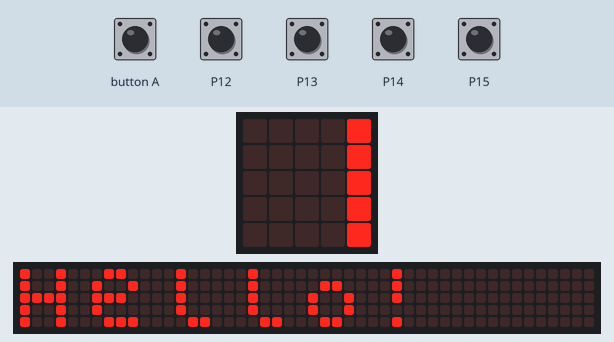
The program below on a simulated BBC micro:bit (MakeCode). On the bench: the board's 5×5 LED display, a strip that is not on the board, showing the scrolling text unrolled. The test bench sets the inputs (shaded band); at power-on: P12–15 HIGH. No radio messages arrive unless stated (any console line starting 'radio sent:' is added by the test bench); the 48×5 strip is a reading aid, not a part: it shows the text the display is scrolling, unrolled, one strip-width of it at a time; what the program prints to the serial console is not drawn.

Above: at 0.2 s.
At 0.7 s:
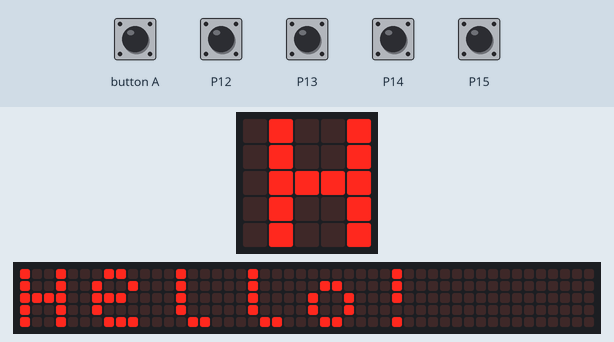
At 5.6 s:
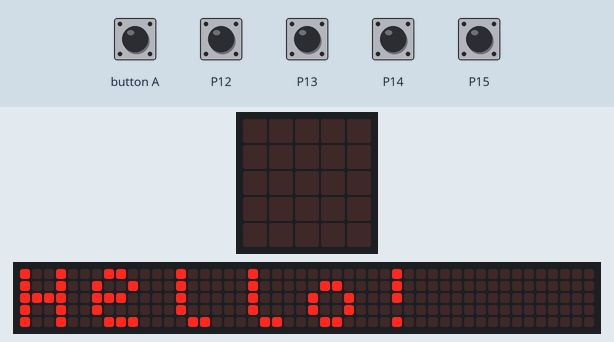
7.6 s: button A pressed for 0.15 s
Timing chart, 0 to 10.6 s (numbered marks = the images above; inputs shaded):
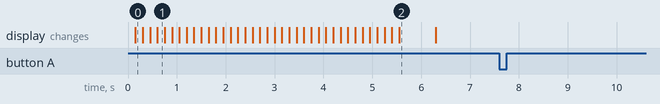

The program:

main.ts
```typescript
input.onButtonPressed(Button.A, function () {
    radio.sendNumber(4)
})
radio.setGroup(1)
basic.showString("Hello!")
joystickbit.initJoystickBit()
basic.forever(function () {
    if (joystickbit.getButton(joystickbit.JoystickBitPin.P13)) {
        radio.sendNumber(0)
    }
    if (joystickbit.getButton(joystickbit.JoystickBitPin.P14)) {
        radio.sendNumber(1)
    }
    if (joystickbit.getButton(joystickbit.JoystickBitPin.P12)) {
        radio.sendNumber(2)
    }
    if (joystickbit.getButton(joystickbit.JoystickBitPin.P15)) {
        radio.sendNumber(3)
    }
})
```

test.ts
```typescript
// Tady jsou testy. Při použití tohoto balíčku jako rozšíření nebude zkompilováno.
```

Measured:
- after the input at 7.6 s, every drawn part: stays the same
- what the display in image 2 shows lasts 0.7 s, from 5.6 s to 6.3 s
